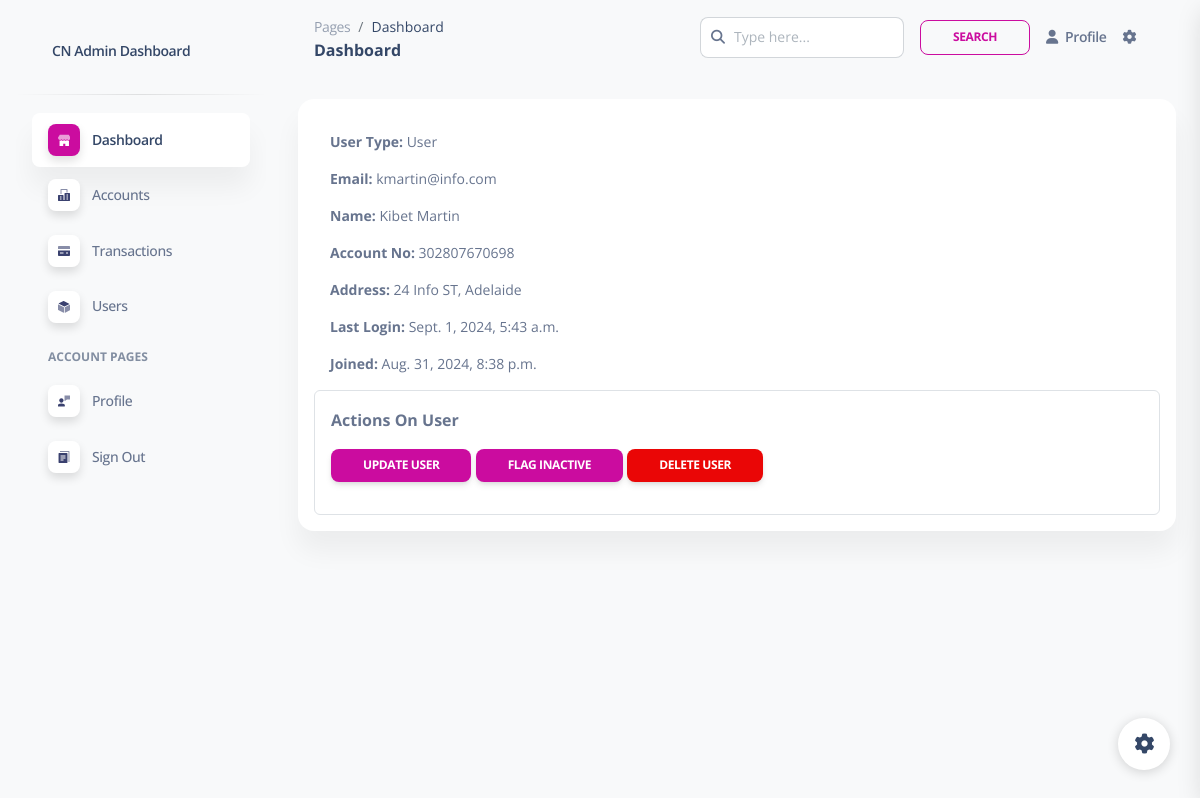
Screenshot of /control/ctrl_user/details/1 with the database file from the repository.
### accounts/models.py (models this page shows, shortened)
class CustomUser(AbstractBaseUser, PermissionsMixin):
    ROLES = [
        ('User', 'user'),
        ('Staff', 'staff'),
        ('Admin', 'admin'),
    ]
    first_name = models.CharField(max_length=30, blank=False)
    last_name = models.CharField(max_length=30, blank=False)
    address = models.TextField(blank=True, null=True)
    phone_no = models.IntegerField(blank=True, null=True)
    email = models.EmailField(unique=True)
    date_joined = models.DateTimeField(default=timezone.now)
    last_login = models.DateTimeField(null=True, blank=True)
    is_active = models.BooleanField(default=True)
    is_staff = models.BooleanField(default=False)
    user_type = models.CharField(max_length=20, choices=ROLES, default='User')
    account_no = models.CharField(max_length=12, unique=True, editable=False)
    password_reset_token = models.CharField(max_length=100, blank=True, null=True)
    password_reset_expiry = models.DateTimeField(blank=True, null=True)
    objects = CustomUserManager()
    USERNAME_FIELD = 'email'
    REQUIRED_FIELDS = ['first_name', 'last_name']
    def get_full_name(self):
        return f"{self.first_name} {self.last_name}"

### control/views.py (the view)
# urls.py: path('ctrl_user/details/<user_id>', views.user_details, name='user_details'),
def user_details(request, user_id):
    user = CustomUser.objects.get(id=user_id)
    return render(request, 'users/user_details.html', {'user': user})

### control/templates/users/user_details.html
{% extends '../dashboard.html' %}
{% block content %}
<div class="container py-4">
    <div class="card p-3">
        <div class="d-flex flex-column gap-3 p-3">
            <span class="text-sm"><strong>User Type: </strong>{{user.user_type }} </span>
            <span class="text-sm"><strong>Email: </strong>{{user.email }} </span>
            <span class="text-sm"><strong>Name: </strong>{{user.get_full_name }} </span>
            <span class="text-sm"><strong>Account No: </strong>{{user.account_no }} </span>
            <span class="text-sm"><strong>Address: </strong>{{user.address }} </span>
            <span class="text-sm"><strong>Last Login: </strong>{{user.last_login }} </span>
            <span class="text-sm"><strong>Joined: </strong>{{user.date_joined }} </span>
        </div>
        <div class="border p-3 rounded">
            <p><strong>Actions On User</strong></p>
            <div class="button-group">
                <a class="btn btn-primary btn-sm" href="{% url 'update_user' user.id %}">Update User</a>
                <a class="btn btn-primary btn-sm" href="#">Flag Inactive</a>
                <a class="btn btn-danger btn-sm">Delete User</a>
            </div>
        </div>
    </div>
</div>
{% endblock %}

### rows the page displays
CustomUser: user_type "User", email "kmartin@info.com", get_full_name "Kibet Martin", account_no "302807670698", address "24 Info ST, Adelaide", last_login "Sept. 1, 2024, 5:43 a.m.", date_joined "Aug. 31, 2024, 8:38 p.m."
